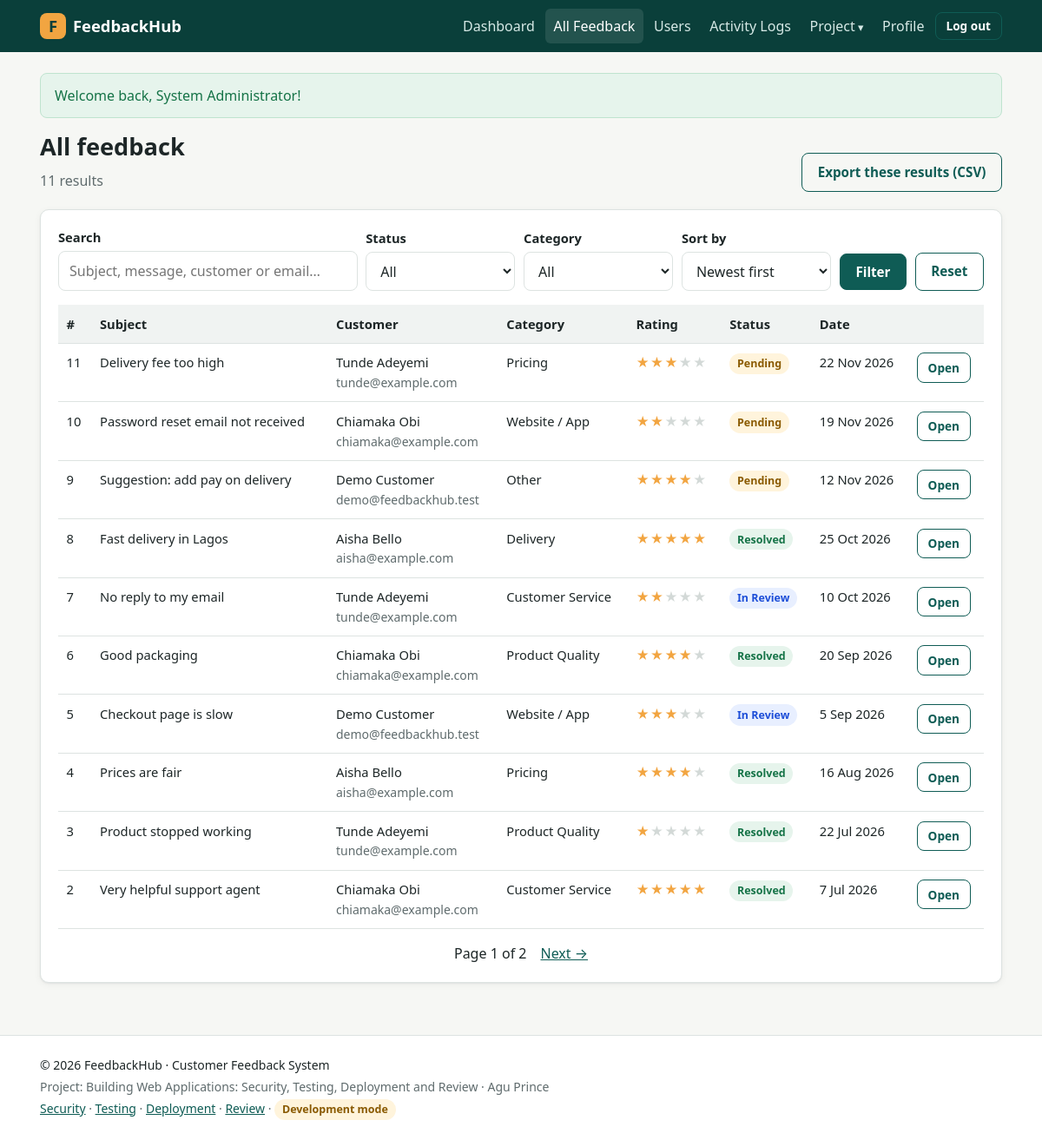
/admin/feedback.php (signed in), run on the app's committed database.
### tables this page shows
CREATE TABLE feedback (
    id          INT UNSIGNED AUTO_INCREMENT PRIMARY KEY,
    user_id     INT UNSIGNED NOT NULL,
    category_id INT UNSIGNED NOT NULL,
    subject     VARCHAR(150) NOT NULL,
    rating      TINYINT UNSIGNED NOT NULL CHECK (rating BETWEEN 1 AND 5),
    message     TEXT NOT NULL,
    status      ENUM('Pending','In Review','Resolved') NOT NULL DEFAULT 'Pending',
    created_at  DATETIME NOT NULL DEFAULT CURRENT_TIMESTAMP,
    updated_at  DATETIME NOT NULL DEFAULT CURRENT_TIMESTAMP ON UPDATE CURRENT_TIMESTAMP,
    CONSTRAINT fk_feedback_user FOREIGN KEY (user_id) REFERENCES users(id) ON DELETE CASCADE,
    CONSTRAINT fk_feedback_category FOREIGN KEY (category_id) REFERENCES categories(id),
    INDEX idx_status (status),
    INDEX idx_created (created_at)
);

CREATE TABLE users (
    id            INT UNSIGNED AUTO_INCREMENT PRIMARY KEY,
    full_name     VARCHAR(100) NOT NULL,
    email         VARCHAR(150) NOT NULL UNIQUE,
    phone         VARCHAR(20)  NULL,
    password_hash VARCHAR(255) NOT NULL,           
    role          ENUM('user','admin') NOT NULL DEFAULT 'user',
    is_active     TINYINT(1) NOT NULL DEFAULT 1,
    created_at    DATETIME NOT NULL DEFAULT CURRENT_TIMESTAMP,
    last_login    DATETIME NULL
);

CREATE TABLE categories (
    id   INT UNSIGNED AUTO_INCREMENT PRIMARY KEY,
    name VARCHAR(60) NOT NULL UNIQUE
);

### config/config.php (called while the page is built, shortened)
<?php
function url(string $path = ''): string
{
    return BASE_URL . '/' . ltrim($path, '/');
}

### includes/security.php (called while the page is built, shortened)
<?php
function e($value): string
{
    return htmlspecialchars((string) $value, ENT_QUOTES | ENT_SUBSTITUTE, 'UTF-8');
}
function get_flashes(): array
{
    $f = $_SESSION['flash'] ?? [];
    return $f;
}
function current_user(): ?array
{
    static $user = false;
    if ($user === false) {
        $user = null;
        if (!empty($_SESSION['user_id'])) {
            $stmt = db()->prepare('SELECT id, full_name, email, phone, role, is_active, created_at, last_login FROM users WHERE id = ?');
            $stmt->execute([$_SESSION['user_id']]);
            $user = $stmt->fetch() ?: null;
        }
    }
    return $user;
}
function is_logged_in(): bool
{
    return current_user() !== null;
}
function require_login(): void
{
    if (!is_logged_in()) {
        flash('warning', 'Please log in to continue.');
        redirect('login.php');
    }
}
function require_admin(): void
{
    require_login();
}

### includes/db.php (called while the page is built)
<?php
function db(): PDO
{
    static $pdo = null;
    if ($pdo === null) {
        $dsn = sprintf('mysql:host=%s;port=%s;dbname=%s;charset=utf8mb4',
            env('DB_HOST', '127.0.0.1'), env('DB_PORT', '3306'), env('DB_NAME', 'feedback_system'));
        try {
            $pdo = new PDO($dsn, env('DB_USER', 'root'), (string) env('DB_PASS', ''), [
                PDO::ATTR_ERRMODE            => PDO::ERRMODE_EXCEPTION,
                PDO::ATTR_DEFAULT_FETCH_MODE => PDO::FETCH_ASSOC,
                PDO::ATTR_EMULATE_PREPARES   => false,
            ]);
        } catch (PDOException $e) {
            app_log('critical', 'Database connection failed: ' . $e->getMessage());
            throw new RuntimeException('Database connection failed. Check your .env settings.');
        }
    }
    return $pdo;
}

### admin/feedback.php (the view, shortened to what this page needs)
<?php
require dirname(__DIR__) . '/includes/bootstrap.php';
require_admin();
$q = get_filter('q');
$sort = get_filter('sort', ['newest', 'oldest', 'rating_low', 'rating_high']) ?: 'newest';
$orderBy = match ($sort) {
    'oldest' => 'f.created_at ASC',
    'rating_low' => 'f.rating ASC, f.created_at DESC',
    'rating_high' => 'f.rating DESC, f.created_at DESC',
    default => 'f.created_at DESC',
};
$where = ['1=1'];
$params = [];
$whereSql = implode(' AND ', $where);
$count = db()->prepare("SELECT COUNT(*) FROM feedback f JOIN users u ON u.id = f.user_id WHERE $whereSql");
$count->execute($params);
$total = (int) $count->fetchColumn();
$perPage = 10;
$pages = max(1, (int) ceil($total / $perPage));
$page = min($pages, max(1, (int) (filter_input(INPUT_GET, 'page', FILTER_VALIDATE_INT) ?: 1)));
$offset = ($page - 1) * $perPage;
$stmt = db()->prepare("SELECT f.id, f.subject, f.rating, f.status, f.created_at, c.name AS category, u.full_name, u.email
    FROM feedback f JOIN users u ON u.id = f.user_id JOIN categories c ON c.id = f.category_id
    WHERE $whereSql ORDER BY $orderBy LIMIT $perPage OFFSET $offset");
$stmt->execute($params);
$rows = $stmt->fetchAll();
require ROOT_PATH . '/includes/header.php';
?>
<div class="page-head">
    <div><h1>All feedback</h1><p class="muted"><?= $total ?> result<?= $total === 1 ? '' : 's' ?></p></div>
    <a class="btn btn-outline" href="<?= e(url('admin/export.php' . query_with(['page' => null]))) ?>">Export these results (CSV)</a>
</div>
<div class="card">
    <form method="get" class="filters filters-admin" role="search">
        <div class="form-group"><label for="q">Search</label><input type="search" id="q" name="q" value="<?= e($q) ?>" placeholder="Subject, message, customer or email…"></div>
        <div class="form-group"><label for="status">Status</label>
            <select id="status" name="status" data-autosubmit><option value="">All</option>
            </select></div>
        <div class="form-group"><label for="category">Category</label>
            <select id="category" name="category" data-autosubmit><option value="">All</option>
            </select></div>
        <div class="form-group"><label for="sort">Sort by</label>
            <select id="sort" name="sort" data-autosubmit>
                <?php foreach (['newest' => 'Newest first', 'oldest' => 'Oldest first', 'rating_low' => 'Lowest rating', 'rating_high' => 'Highest rating'] as $k => $label): ?>
                    <option value="<?= $k ?>" <?= $sort === $k ? 'selected' : '' ?>><?= $label ?></option>
                <?php endforeach; ?>
            </select></div>
        <div class="btn-row"><button class="btn" type="submit">Filter</button><a class="btn btn-outline" href="<?= e(url('admin/feedback.php')) ?>">Reset</a></div>
    </form>
    <?php if (!$rows): ?>
        <div class="empty">No feedback matches these filters.</div>
    <?php else: ?>
        <div class="table-wrap"><table>
            <thead><tr><th>#</th><th>Subject</th><th>Customer</th><th>Category</th><th>Rating</th><th>Status</th><th>Date</th><th></th></tr></thead>
            <tbody>
            <?php foreach ($rows as $f): ?>
                <tr>
                    <td><?= (int) $f['id'] ?></td>
                    <td><?= e(excerpt($f['subject'], 60)) ?></td>
                    <td><?= e($f['full_name']) ?><br><span class="muted small"><?= e($f['email']) ?></span></td>
                    <td><?= e($f['category']) ?></td>
                    <td><?= stars((int) $f['rating']) ?></td>
                    <td><?= status_badge($f['status']) ?></td>
                    <td class="nowrap"><?= e(fmt_date($f['created_at'])) ?></td>
                    <td><a class="btn btn-small btn-outline" href="<?= e(url('admin/feedback_view.php?id=' . (int) $f['id'])) ?>">Open</a></td>
                </tr>
            <?php endforeach; ?>
            </tbody>
        </table></div>
        <?= pagination($page, $pages) ?>
    <?php endif; ?>
</div>
<?php require ROOT_PATH . '/includes/footer.php'; ?>

### includes/header.php (shortened to what this page needs)
<?php
$user = current_user();
$current = basename($_SERVER['SCRIPT_NAME'] ?? '');
$inAdmin = str_contains($_SERVER['SCRIPT_NAME'] ?? '', '/admin/');
function nav_link(string $path, string $label, string $current, bool $inAdmin): string
{
    $active = (basename($path) === $current && str_starts_with($path, 'admin/') === $inAdmin) ? ' class="active" aria-current="page"' : '';
    return '<a href="' . e(url($path)) . '"' . $active . '>' . e($label) . '</a>';
}
?><!DOCTYPE html>
<html lang="en">
<head>
    <link rel="stylesheet" href="<?= e(url('assets/css/style.css')) ?>">
</head>
<body>
<header class="site-header">
    <div class="container header-inner">
        <a class="brand" href="<?= e(url('index.php')) ?>"><span class="brand-mark">F</span><?= e(APP_NAME) ?></a>
        <nav id="main-nav" class="main-nav" aria-label="Main">
            <?php if (!$user): ?>
                <?= nav_link('index.php', 'Home', $current, $inAdmin) ?>
            <?php elseif ($user['role'] === 'admin'): ?>
                <?= nav_link('admin/index.php', 'Dashboard', $current, $inAdmin) ?>
                <?= nav_link('admin/feedback.php', 'All Feedback', $current, $inAdmin) ?>
                <?= nav_link('admin/users.php', 'Users', $current, $inAdmin) ?>
                <?= nav_link('admin/logs.php', 'Activity Logs', $current, $inAdmin) ?>
            <?php else: ?>
                <?= nav_link('dashboard.php', 'Dashboard', $current, $inAdmin) ?>
                <?= nav_link('feedback_new.php', 'Give Feedback', $current, $inAdmin) ?>
                <?= nav_link('my_feedback.php', 'My Feedback', $current, $inAdmin) ?>
            <?php endif; ?>
            <details class="nav-dropdown">
                <summary>Project</summary>
            </details>
            <?php if ($user): ?>
                <?= nav_link('profile.php', 'Profile', $current, $inAdmin) ?>
                <form method="post" action="<?= e(url('logout.php')) ?>" class="inline-form">
                    <button type="submit" class="btn btn-small btn-outline">Log out</button>
                </form>
            <?php else: ?>
                <?= nav_link('login.php', 'Log in', $current, $inAdmin) ?>
                <a class="btn btn-small" href="<?= e(url('register.php')) ?>">Sign up</a>
            <?php endif; ?>
        </nav>
    </div>
</header>
<main class="container main">
<?php foreach (get_flashes() as $f): ?>
    <div class="alert alert-<?= e($f['type']) ?>" role="alert"><?= e($f['message']) ?></div>
<?php endforeach; ?>

### includes/helpers.php (shortened to what this page needs)
<?php
function stars(int $rating): string
{
    $rating = max(0, min(5, $rating));
    return '<span class="stars" aria-label="' . $rating . ' out of 5 stars">'
        . str_repeat('★', $rating) . '<span class="stars-off">' . str_repeat('★', 5 - $rating) . '</span></span>';
}
function status_badge(string $status): string
{
    $class = match ($status) {
        'Resolved' => 'badge-green',
        'In Review' => 'badge-blue',
        default => 'badge-amber',
    };
    return '<span class="badge ' . $class . '">' . e($status) . '</span>';
}
function fmt_date(?string $date, bool $withTime = false): string
{
    return date($withTime ? 'j M Y, g:i a' : 'j M Y', strtotime($date));
}
function excerpt(string $text, int $len = 90): string
{
    return mb_strlen($text) > $len ? mb_substr($text, 0, $len) . '…' : $text;
}
function get_filter(string $key, ?array $allowed = null): string
{
    $v = $_GET[$key] ?? '';
    $v = trim(mb_substr($v, 0, 100));
    if ($allowed !== null && !in_array($v, array_map('strval', $allowed), true)) {
        return '';
    }
    return $v;
}
function query_with(array $changes): string
{
    $params = array_merge($_GET, $changes);
    $params = array_filter($params, fn($v) => $v !== '' && $v !== null && is_scalar($v));
    return '?' . http_build_query($params);
}
function pagination(int $page, int $totalPages): string
{
    $html = '<nav class="pagination" aria-label="Pagination">';
    $html .= '<span>Page ' . $page . ' of ' . $totalPages . '</span>';
    if ($page < $totalPages) {
        $html .= '<a href="' . e(query_with(['page' => $page + 1])) . '">Next &rarr;</a>';
    }
    return $html . '</nav>';
}

### includes/footer.php (shortened to what this page needs)
</main>
<footer class="site-footer">
    <div class="container footer-inner">
        <p>&copy; <?= date('Y') ?> <?= e(APP_NAME) ?> &middot; Customer Feedback System</p>
        <p class="muted">Project: Building Web Applications: Security, Testing, Deployment and Review &middot; Agu Prince</p>
        <p class="muted">
            <a href="<?= e(url('security.php')) ?>">Security</a> &middot;
            <a href="<?= e(url('testing.php')) ?>">Testing</a> &middot;
            <a href="<?= e(url('deployment.php')) ?>">Deployment</a> &middot;
            <a href="<?= e(url('review.php')) ?>">Review</a>
            <?php if (!IS_PRODUCTION): ?> &middot; <span class="badge badge-amber">Development mode</span><?php endif; ?>
        </p>
    </div>
</footer>
</body>
</html>

### data on the page
feedback: id "11", subject "Delivery fee too high", user.full_name "Tunde Adeyemi", user.email "tunde@example.com", category.name "Pricing", rating "★★★", rating "★★", status "Pending", created_at "22 Nov 2026"
feedback: id "10", subject "Password reset email not received", user.full_name "Chiamaka Obi", user.email "chiamaka@example.com", category.name "Website / App", rating "★★", rating "★★★", status "Pending", created_at "19 Nov 2026"
feedback: id "9", subject "Suggestion: add pay on delivery", user.full_name "Demo Customer", user.email "demo@feedbackhub.test", category.name "Other", rating "★★★★", rating "★", status "Pending", created_at "12 Nov 2026"
feedback: id "8", subject "Fast delivery in Lagos", user.full_name "Aisha Bello", user.email "aisha@example.com", category.name "Delivery", rating "★★★★★", status "Resolved", created_at "25 Oct 2026"
feedback: id "7", subject "No reply to my email", user.full_name "Tunde Adeyemi", user.email "tunde@example.com", category.name "Customer Service", rating "★★", rating "★★★", status "In Review", created_at "10 Oct 2026"
feedback: id "6", subject "Good packaging", user.full_name "Chiamaka Obi", user.email "chiamaka@example.com", category.name "Product Quality", rating "★★★★", rating "★", status "Resolved", created_at "20 Sep 2026"
feedback: id "5", subject "Checkout page is slow", user.full_name "Demo Customer", user.email "demo@feedbackhub.test", category.name "Website / App", rating "★★★", rating "★★", status "In Review", created_at "5 Sep 2026"
feedback: id "4", subject "Prices are fair", user.full_name "Aisha Bello", user.email "aisha@example.com", category.name "Pricing", rating "★★★★", rating "★", status "Resolved", created_at "16 Aug 2026"
feedback: id "3", subject "Product stopped working", user.full_name "Tunde Adeyemi", user.email "tunde@example.com", category.name "Product Quality", rating "★", rating "★★★★", status "Resolved", created_at "22 Jul 2026"
feedback: id "2", subject "Very helpful support agent", user.full_name "Chiamaka Obi", user.email "chiamaka@example.com", category.name "Customer Service", rating "★★★★★", status "Resolved", created_at "7 Jul 2026"

### other printed values
APP_NAME "FeedbackHub"
$label "Dashboard All Feedback Users Activity Logs Profile"
$f['message'] "Welcome back, System Administrator!"
$total "11"
$page "1"
$totalPages "2"
form field sort "Newest first"
